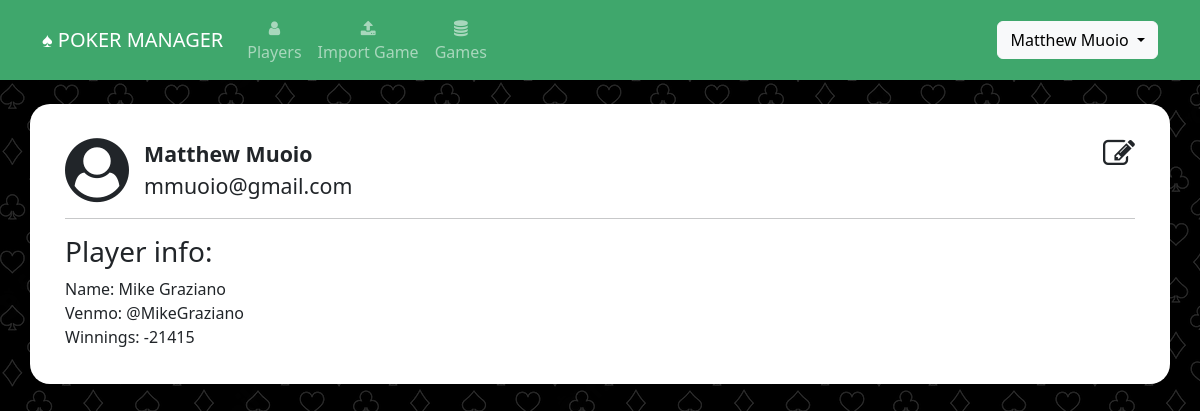
The app's page /profile (signed in) with its own data.
### website/models.py (models this page shows)
class User(db.Model, UserMixin):
	id = db.Column(db.Integer, primary_key=True)
	email = db.Column(db.String(150), unique=True)
	password = db.Column(db.String(150))
	first_name = db.Column(db.String(150))
	last_name = db.Column(db.String(150))
	player_id = db.Column(db.Integer, db.ForeignKey('player.id'))
	admin = db.Column(db.Boolean, default=False)

class Player(db.Model):
	id = db.Column(db.Integer, primary_key=True)
	name = db.Column(db.String(150), unique=True)
	venmo = db.Column(db.String(300))
	email = db.Column(db.String(300))
	games_played = db.Column(db.Integer, default=0)
	aliases = db.relationship('Alias', backref='player')
	earnings = db.relationship('Earning', backref='player')
	user = db.relationship('User', backref='player')
	pokernowid = db.relationship('PokernowId', backref='player')
	bankroll = db.relationship('Bankroll', backref='player')

### website/views.py (the view)
@views.route('/profile', methods=['GET','POST'])
@login_required
def profile():
	user=current_user
	player=null
	net=0
	if user.player_id:
		player = Player.query.filter_by(id=user.player_id).first()
		player = Player.query.filter_by(id=28).first()
		if player:
			earnings = Earning.query.filter_by(player_id=player.id).all()
			if earnings:
				for earning in earnings:
					net += earning.net
			behaviors = Behavior.query.filter_by(player_id=player.id).all()
	return render_template("profile.html", user=current_user, player=player, net=net)

### website/__init__.py (called while the page is built)
def create_app():
	app = Flask(__name__)
	app.config['SECRET_KEY'] = 'secret_key_password_string'
	app.config['SQLALCHEMY_DATABASE_URI'] = 'postgresql://sbhdiltjnlthsz:4f82ba903b0b4e729e03dacdabb56352b8bbbc3780ae1e28850994a6e285e9fa@ec2-3-219-229-143.compute-1.amazonaws.com:5432/d3k32m6clt9ihg'
	migrate.init_app(app, db, render_as_batch=True)
	db.init_app(app)
	from .models import User, Player, Alias, Game, Payment, Url, Earning, PokernowId, Behavior
	from .views import views
	from .auth import auth
	app.register_blueprint(views, url_prefix='/')
	app.register_blueprint(auth, url_prefix='/')
	login_manager = LoginManager()
	login_manager.login_view = 'auth.login'
	login_manager.init_app(app)
	@login_manager.user_loader
	def load_user(id):
		return User.query.get(int(id))
	return app

### website/templates/profile.html (shortened to what this page needs)
{% extends "base.html" %}
{% block content %}
	<br/>
	<a href="/edit_user" class="link-dark pull-right" onClick=""><i class="fa fa-pencil-square-o fa-2x" aria-hidden="true"></i></a>
	<div class="profile-icon" style="float: left;margin-right:15px;"><i class="fa fa-user-circle fa-4x" aria-hidden="true"></i></div>
	<div style="font-size: 16pt;">
		<b>{{user.first_name}} {{user.last_name}}</b><br/>
		{{user.email}}
   </div>
   <hr/>
   {% if player %}
   <h3>Player info:</h3>
   Name: {{player.name}}<br/>
   Venmo: {{player.venmo}}<br/>
   Winnings: {{net}}
   {% endif %}
{% endblock %}

### website/templates/base.html (shortened to what this page needs)
<!DOCTYPE html>
<html>
    <head>
<link href="https://cdn.jsdelivr.net/npm/bootstrap@5.2.0-beta1/dist/css/bootstrap.min.css" rel="stylesheet">
    <link
      rel="stylesheet"
      href="https://stackpath.bootstrapcdn.com/font-awesome/4.7.0/css/font-awesome.min.css"
    />
    <link
      rel="stylesheet"
      href="static/style.css"
    />
    </head>
    <body>
        <nav class="navbar navbar-expand-lg navbar-dark" style="background-color: #3fa76c;">
            <div class="container-fluid" style="max-width: 1140px;margin-right:auto;margin-left:auto">
                <a class="navbar-brand" href="/">&spades; POKER MANAGER</a>
                <div class="collapse navbar-collapse justify-content-start" id="mainNavbar">
                    <div class="navbar-nav">
                        <ul class="navbar-nav me-auto mb-2 mb-lg-0">
                            <li class="nav-item" align="center"><a class="nav-link" id="nav-players" href="/players"><i class="fa fa-user" aria-hidden="true"></i><br/>Players</a></li>
                            {% if user and  user.is_authenticated %}
                            <li class="nav-item" align="center"><a class="nav-link" id="nav-import-game" href="/import_game"><i class="fa fa-upload" aria-hidden="true"></i><br/>Import Game</a></li>
                            {% endif %}
                            <li class="nav-item" align="center"><a class="nav-link" id="nav-import-game" href="/games"><i class="fa fa-database" aria-hidden="true"></i><Br/>Games</a></li>
                        </ul>
                    </div>
                    <div class="navbar-nav ml-auto" style="margin-left: auto">
                        <ul class="navbar-nav me-auto mb-2 mb-lg-0">
                            {% if user and  user.is_authenticated %}
                            <div class="dropdown">
                                <button class="btn btn-light dropdown-toggle" type="button" data-bs-toggle="dropdown" aria-expanded="false">
                                {{user.first_name}} {{user.last_name}}
                                </button>
                            </div>
                            {% else %}
                            <ul class="navbar-nav me-auto mb-2 mb-lg-0">
                                <li class="nav-item"><a class="nav-link" id="nav-signUp" href="/sign-up">Sign Up</a></li>
                                <li class="nav-item"><a class="nav-link" id="nav-login" href="/login">Login</a></li>
                            </ul>
                            {% endif %}
                        </ul>
                    </div>
                </div>
            </div>
        </nav>
        <br/>
        <div class="container h-100 body_container" style="max-width:1140px; background-color: #fff;">
            {% block content %}
            {% endblock %}
        </div>
    </body>
</html>

### website/static/style.css (style rules this page uses)
body { height: 100%; background-image: url('card_suits4.png'); }
.body_container { border-radius: 20px; padding: 10px 35px 35px 35px; }

### records on screen
User: first_name "Matthew", last_name "Muoio", email "mmuoio@gmail.com"
Player: name "Mike Graziano", venmo "@MikeGraziano"

### other values on screen
{{ net }} "-21415"
